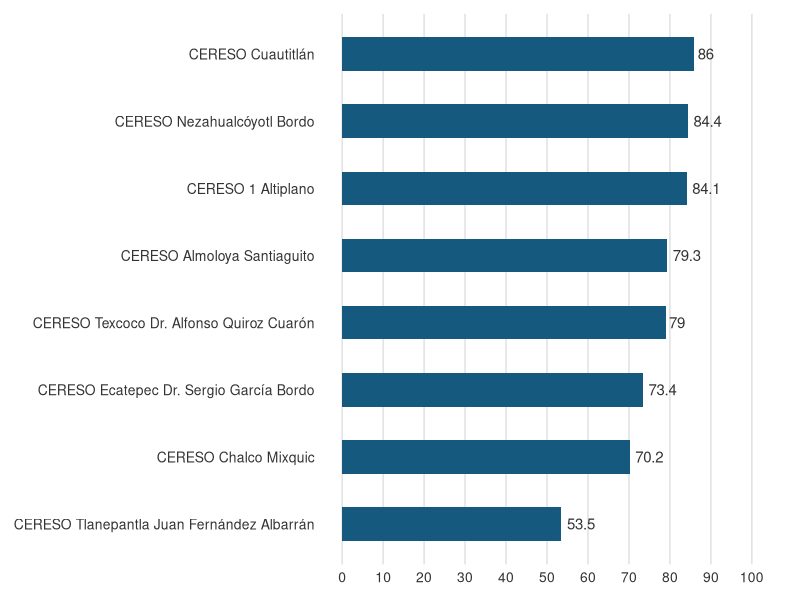
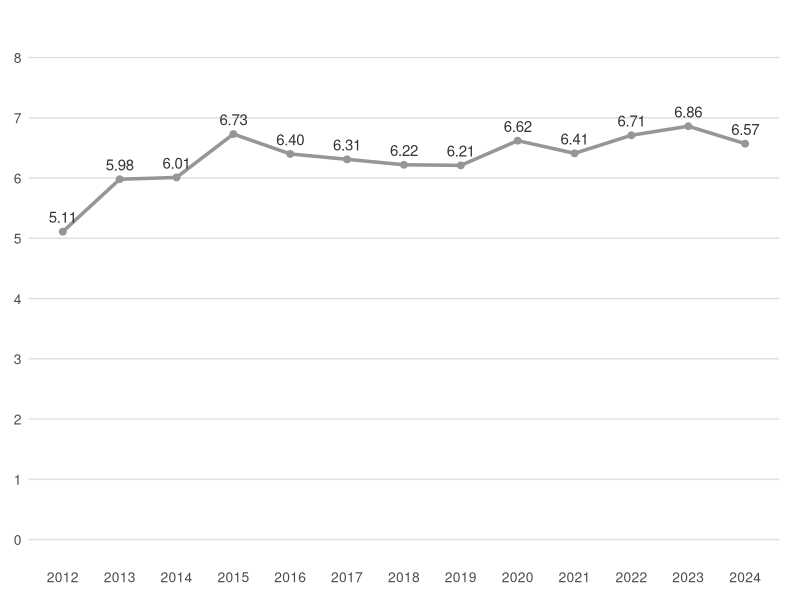

These figures' R source, in order:
## ---- chunk 1
#| label: fig-1
#| echo: false
#| message: false
#| warning: false
#| fig-cap: "Porcentaje de población privada de la libertad que tenía más de un año en espera de sentencia por CERESO en el Estado de México. Fuente: Elaboración propia con datos de la ENPOL 2021"
#| fig-width: 8
#| fig-height: 5

library(ggplot2)
library(dplyr)

# 1. Crear el conjunto de datos
datos <- data.frame(
  cereso = c(
    "CERESO Cuautitlán",
    "CERESO Nezahualcóyotl Bordo",
    "CERESO 1 Altiplano",
    "CERESO Almoloya Santiaguito",
    "CERESO Texcoco Dr. Alfonso Quiroz Cuarón",
    "CERESO Ecatepec Dr. Sergio García Bordo",
    "CERESO Chalco Mixquic",
    "CERESO Tlanepantla Juan Fernández Albarrán"
  ),
  porcentaje = c(86.0, 84.4, 84.1, 79.3, 79.0, 73.4, 70.2, 53.5)
)

# 2. Ordenar las categorías para que la barra más alta quede arriba
datos <- datos %>%
  mutate(cereso = factor(cereso, levels = rev(cereso)))

# 3. Generar la gráfica con ggplot2
ggplot(datos, aes(x = cereso, y = porcentaje)) +
  geom_col(fill = "#15597E", width = 0.5) +
  geom_text(aes(label = porcentaje), hjust = -0.2, size = 3.8, color = "#333333") +
  coord_flip(ylim = c(0, 100)) +
  scale_y_continuous(breaks = seq(0, 100, by = 10)) +
  theme_minimal(base_size = 11) +
  theme(
    panel.grid.major.y = element_blank(),
    panel.grid.minor = element_blank(),
    panel.grid.major.x = element_line(color = "#E0E0E0", linewidth = 0.5),
    axis.title = element_blank(),
    axis.text.y = element_text(color = "#333333", size = 10),
    axis.text.x = element_text(color = "#333333", size = 10),
    plot.margin = margin(t = 10, r = 20, b = 10, l = 10)
  )
## ---- chunk 2
#| label: fig-2
#| echo: false
#| message: false
#| warning: false
#| fig-cap: "Calificación promedio del DNSP en el estado de México de 2012 a 2024.Fuente: Elaboración propia"
#| fig-width: 8
#| fig-height: 4.5

library(ggplot2)

# 1. Crear el conjunto de datos con los valores exactos de la gráfica
datos <- data.frame(
  anio = 2012:2024,
  calificacion = c(5.11, 5.98, 6.01, 6.73, 6.40, 6.31, 6.22, 6.21, 6.62, 6.41, 6.71, 6.86, 6.57)
)

# 2. Generar la gráfica de líneas con ggplot2
ggplot(datos, aes(x = anio, y = calificacion)) +
  # Línea gris gruesa estilo la imagen original
  geom_line(color = "#969696", linewidth = 1.2) +
  # Puntos en los datos
  geom_point(color = "#969696", size = 2) +
  # Etiquetas de valores encima/debajo de la línea
  geom_text(
    aes(label = sprintf("%.2f", calificacion)), 
    vjust = -0.8, 
    size = 3.8, 
    color = "#333333"
  ) +
  # Definir ejes para que coincidan con la escala 0-8 de la imagen
  scale_y_continuous(limits = c(0, 8.2), breaks = 0:8) +
  scale_x_continuous(breaks = 2012:2024) +
  # Estilo visual limpio y minimalista
  theme_minimal(base_size = 11) +
  theme(
    panel.grid.major.x = element_blank(),
    panel.grid.minor = element_blank(),
    panel.grid.major.y = element_line(color = "#E0E0E0", linewidth = 0.5),
    axis.title = element_blank(),
    axis.text = element_text(color = "#4D4D4D", size = 10),
    plot.margin = margin(t = 15, r = 15, b = 10, l = 10)
  )
